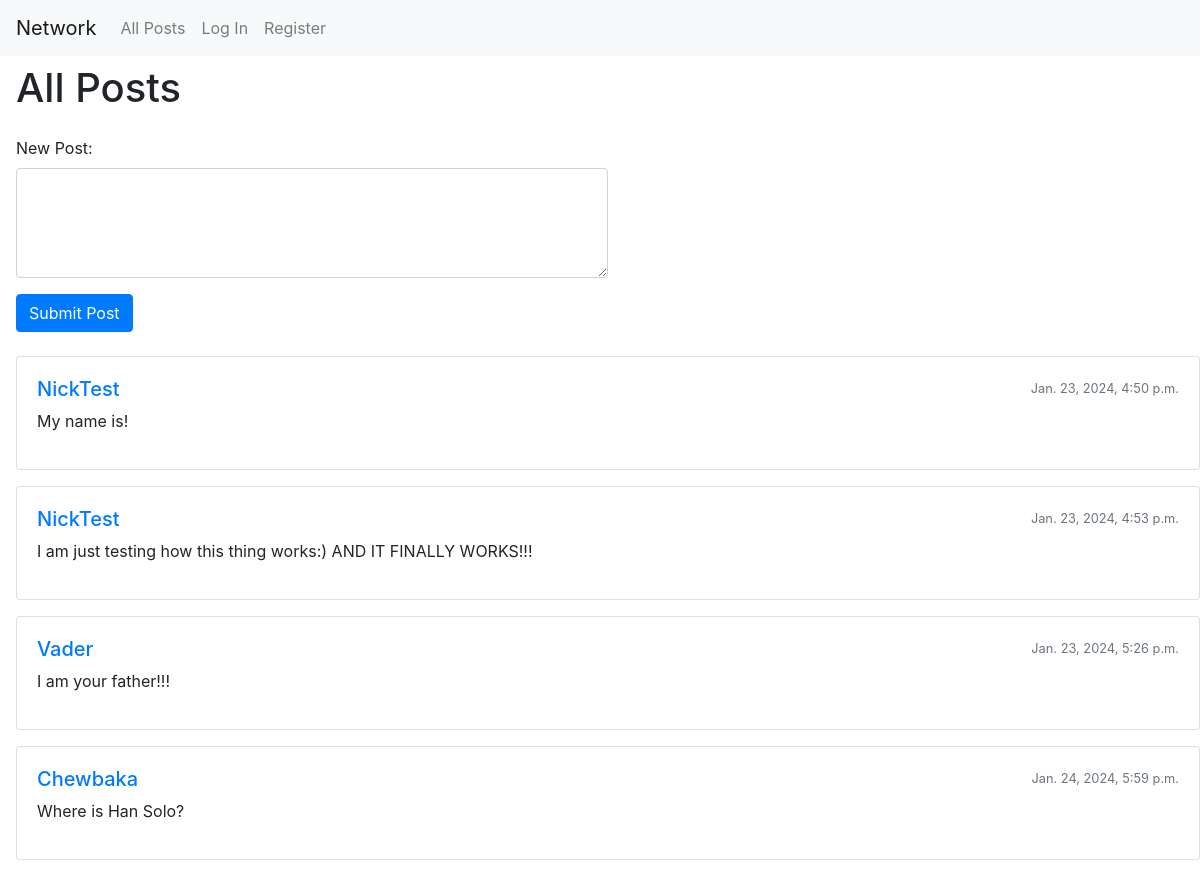
Before: / with the older database file.
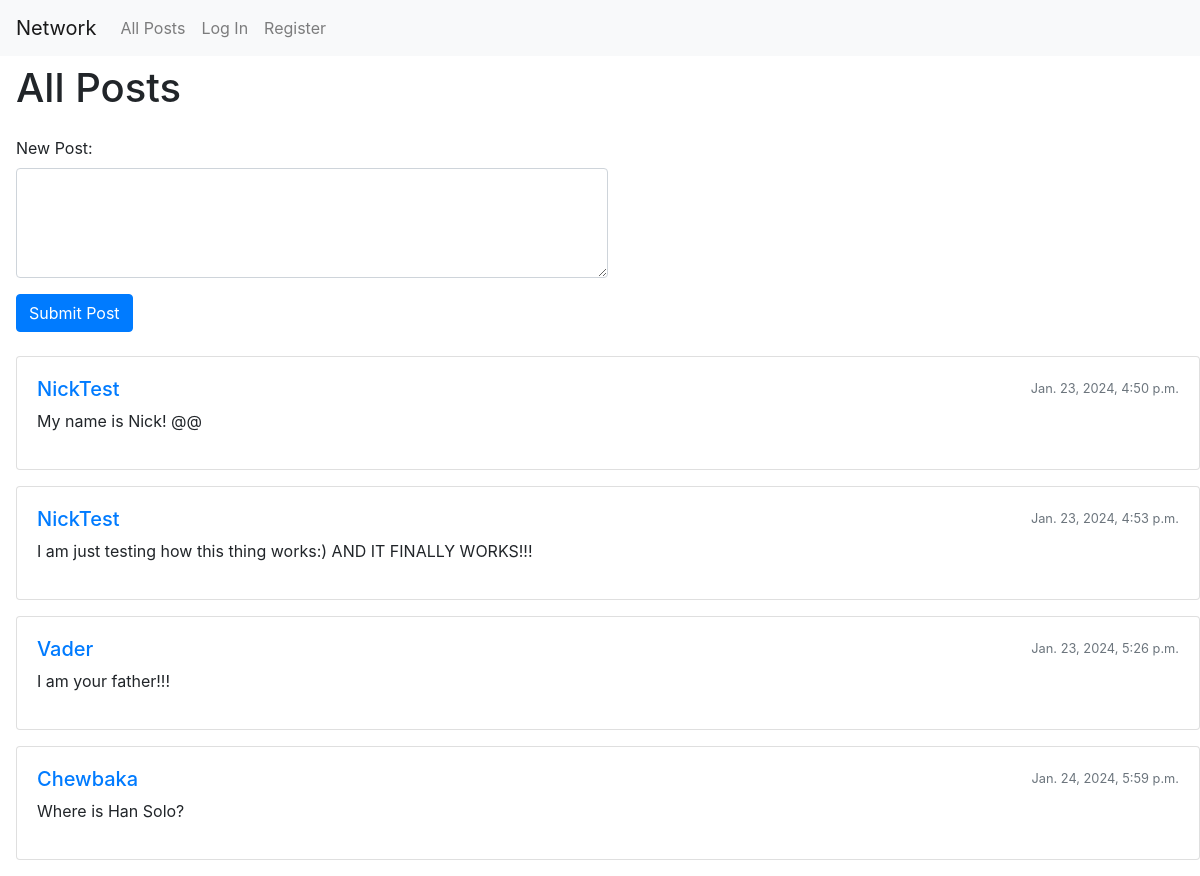
After: the same page with the newer database file.
### network/models.py (models this page shows)
class Posts(models.Model):
    creator = models.ForeignKey(
        User, on_delete=models.CASCADE, related_name='creator')
    post_text = models.TextField(blank=False, null = True)
    date = models.DateTimeField()
    likes = models.IntegerField(default = 1)
    comments = models.ForeignKey(
        Comments, on_delete=models.CASCADE, related_name='comments', null = True, blank = True)

class User(AbstractUser):
    subscriptions = models.ManyToManyField(
        'self', symmetrical=False, blank=True, related_name='subscribers')

### network/views.py (the view)
# urls.py: path("", views.index, name="index"),
def index(request):
    if request.method == "POST":
        creator = request.user
        date = datetime.now()
        text = request.POST.get('post_content', '')
        new_post = Posts(creator=creator, date=date, post_text=text)
        new_post.save()
        return HttpResponseRedirect(reverse("index"))
    else:
        posts = Posts.objects.all()
        return render(request, "network/index.html", {
            'posts':posts,
        })

### network/templates/network/index.html (shortened to what this page needs)
{% extends "network/layout.html" %}
{% load static %}
{% block body %}
<div class="mt-2 ml-3">
    <h1 class="mb-4">All Posts</h1>
    <div class="mb-4">
        <form method="post" action="#" id="new-post-form">
            <div class="form-group">
                <label for="post_content">New Post:</label>
                <textarea class="form-control w-50" id="post_content" name="post_content" rows="4" required></textarea>
            </div>
            <button type="submit" class="btn btn-primary">Submit Post</button>
        </form>
    </div>
    {% for post in posts %}
        <div class="card mb-3" id="post-{{ post.id }}">
            <div class="card-body">
                <div class="d-flex justify-content-between align-items-center mb-2">
                    <div class="d-flex align-items-center">
                        <a href="{% url 'display_profile' post.creator.id %}">
                            <h5 class="card-title mb-0 mr-2">{{ post.creator }}</h5>
                        </a>
                    </div>
                    <small class="text-muted">{{ post.date }}</small>
                </div>
                <p class="card-text">{{ post.post_text }}</p>
            </div>
        </div>
    {% endfor %}
</div>
{% endblock %}

Changed rows visible on the page:
changed Posts: post_text "My name is!" → "My name is Nick! @@"
